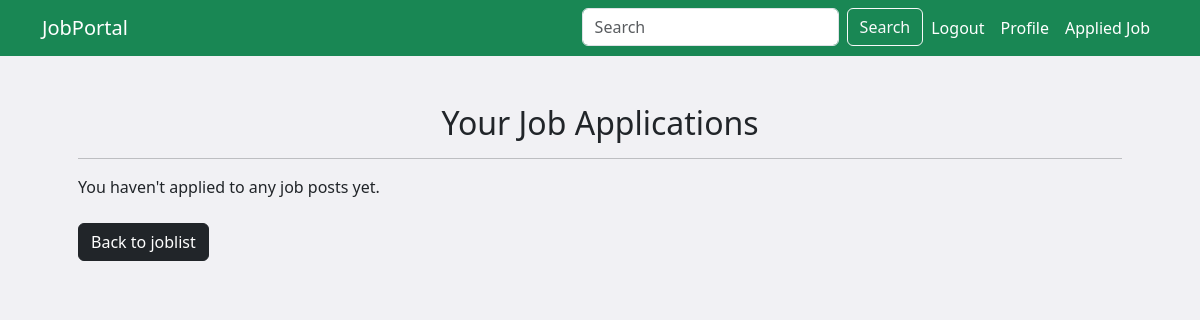
Before: /your/applications/ (signed in) with the older database file.
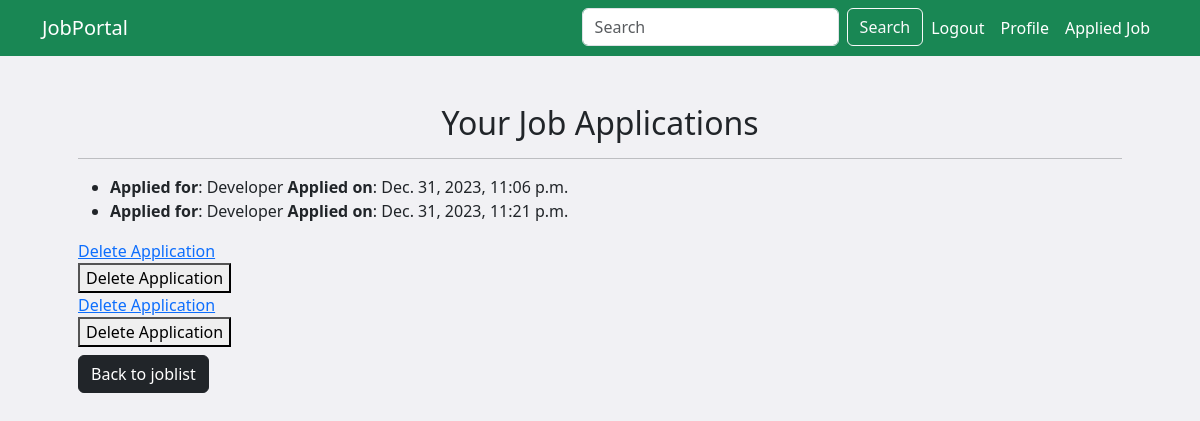
After: the same page with the newer database file.
### app/models.py (models this page shows, shortened)
class JobApplication(models.Model):
    job_seeker = models.ForeignKey(CustomUser, on_delete=models.CASCADE)
    job_post = models.ForeignKey(JobPost, on_delete=models.CASCADE)
    application_date = models.DateTimeField(auto_now_add=True)
    resume = models.FileField(upload_to='resume/')

class JobPost(models.Model):
    recruiter = models.ForeignKey(CustomUser, on_delete=models.CASCADE)
    title = models.CharField(max_length=255)
    openings = models.PositiveIntegerField()
    category = models.ForeignKey(Category, on_delete=models.CASCADE)
    description = models.TextField()
    skill_set = models.ManyToManyField(Skills)
    posted_at = models.DateTimeField(auto_now_add=True)
    updated_at = models.DateTimeField(auto_now=True)

### app/views.py (the view)
# urls.py: path('your/applications/', views.user_applications, name="user_applications"),
@login_required(login_url='login')
def user_applications(request):
    user_applications = JobApplication.objects.filter(job_seeker=request.user)
    return render(request, 'jobseeker/appliedjob.html', {'user_applications': user_applications})

### app/templates/jobseeker/appliedjob.html (shortened to what this page needs)
{% extends "../base.html" %}
{% block content %}
<div class="container p-5">
    <h2 class="text-center">Your Job Applications</h2>
    <hr>
    {% if user_applications %}
        <ul>
            {% for application in user_applications %}
                <li>
                    <strong>Applied for</strong>: {{ application.job_post.title }}
                    <strong>Applied on</strong>: {{ application.application_date }}
                </li>
            {% endfor %}
        </ul>
    {% else %}
        <p>You haven't applied to any job posts yet.</p>
    {% endif %}
            <div class="row">
                {% for application in user_applications %}
                <a href="{% url 'delete_application' application.id %}" >Delete Application</a>
                <form action="{% url 'delete_application' application.id %}" method="post">
                    <button type="submit">Delete Application</button>
                </form>
            {% endfor %}
            </div>
    <a href="{% url 'job_list' %}" class="btn btn-dark mt-2">Back to joblist</a>
</div>
{% endblock content %}

Changed rows visible on the page:
added JobApplication: job_post "Developer", application_date "Dec. 31, 2023, 11:06 p.m."
added JobApplication: job_post "Developer", application_date "Dec. 31, 2023, 11:21 p.m."
Other visible differences:
text no longer shown: "You haven't applied to any job posts yet."
